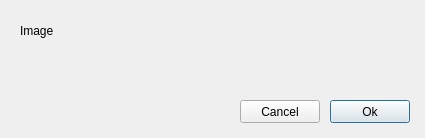
<?xml version="1.0" encoding="UTF-8"?>
<ui version="4.0">
 <class>IImageConfig</class>
 <widget class="QDialog" name="IImageConfig">
  <property name="geometry">
   <rect>
    <x>0</x>
    <y>0</y>
    <width>425</width>
    <height>138</height>
   </rect>
  </property>
  <property name="windowTitle">
   <string>Image Configuration</string>
  </property>
  <widget class="QLabel" name="label">
   <property name="geometry">
    <rect>
     <x>20</x>
     <y>20</y>
     <width>71</width>
     <height>21</height>
    </rect>
   </property>
   <property name="text">
    <string>Image</string>
   </property>
  </widget>
  <widget class="Filebrowser" name="filBrowser" native="true">
   <property name="geometry">
    <rect>
     <x>90</x>
     <y>20</y>
     <width>321</width>
     <height>21</height>
    </rect>
   </property>
  </widget>
  <widget class="QPushButton" name="cmdOk">
   <property name="geometry">
    <rect>
     <x>330</x>
     <y>100</y>
     <width>80</width>
     <height>23</height>
    </rect>
   </property>
   <property name="text">
    <string>Ok</string>
   </property>
  </widget>
  <widget class="QPushButton" name="cmdCancel">
   <property name="geometry">
    <rect>
     <x>240</x>
     <y>100</y>
     <width>80</width>
     <height>23</height>
    </rect>
   </property>
   <property name="text">
    <string>Cancel</string>
   </property>
  </widget>
 </widget>
 <customwidgets>
  <customwidget>
   <class>Filebrowser</class>
   <extends>QWidget</extends>
   <header>filebrowser.h</header>
   <container>1</container>
  </customwidget>
 </customwidgets>
 <resources/>
 <connections/>
</ui>
